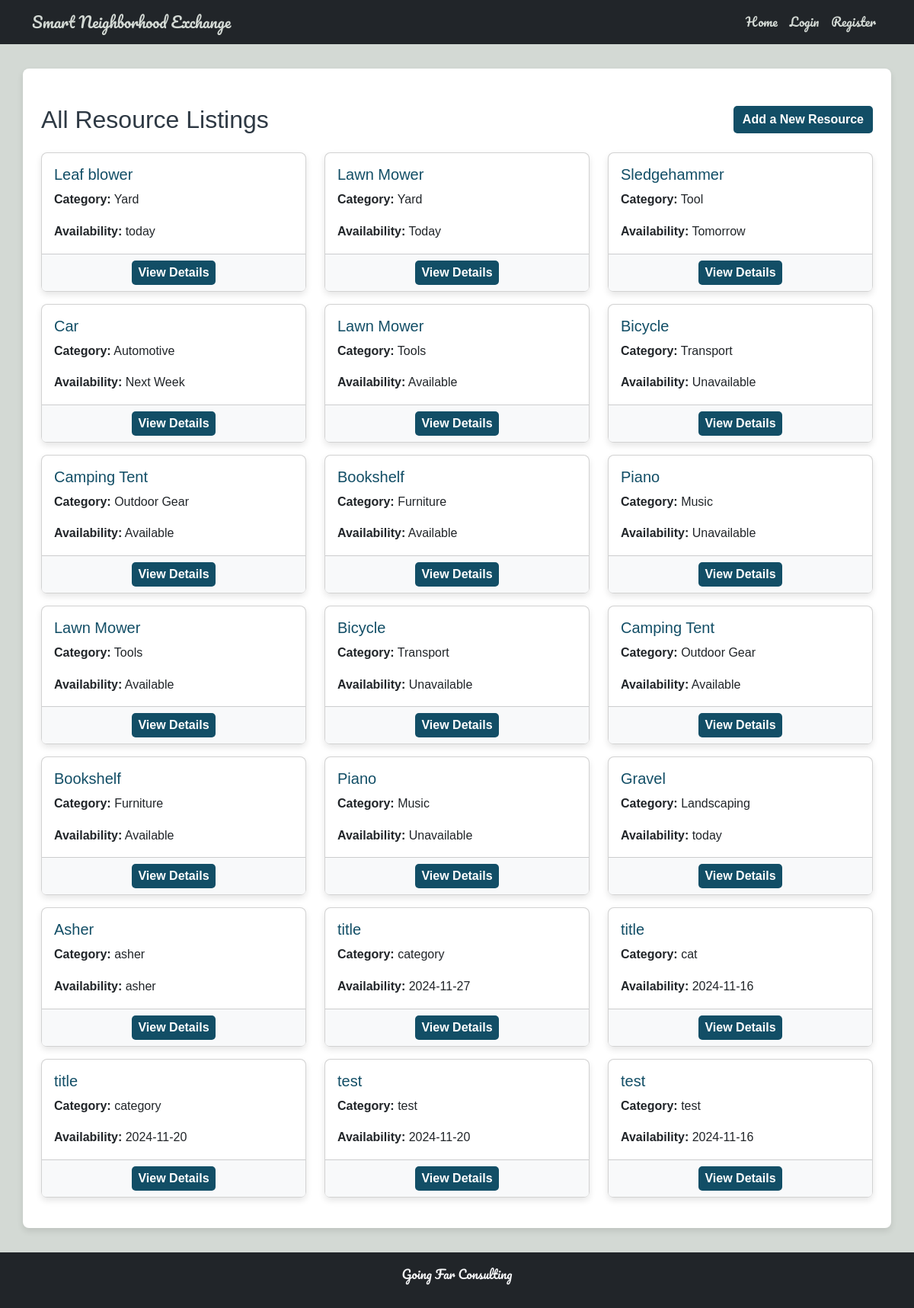
Page /resources on the committed database.
### tables this page shows
CREATE TABLE resources (
            resource_id INTEGER PRIMARY KEY AUTOINCREMENT,
            user_id INTEGER NOT NULL,
            title TEXT NOT NULL,
            description TEXT,
            images TEXT,
            category TEXT,
            availability TEXT,
            date_posted TEXT NOT NULL,
            FOREIGN KEY (user_id) REFERENCES users (id) ON DELETE CASCADE
        );

### app.py (the view)
@app.route('/resources')
def list_resources():
    resources = get_all_resources()
    return render_template('list_resources.html', resources=resources)

### app.py (called while the page is built)
@app.before_request
def initialize_database():
    init_db()

@app.teardown_appcontext
def shutdown_session(exception=None):
    close_db()

### database.py (called while the page is built)
def get_db():
    if 'db' not in g:
        g.db = sqlite3.connect(DATABASE)
        g.db.row_factory = sqlite3.Row
    return g.db

def get_all_resources():
    return get_db().execute("SELECT * FROM resources").fetchall()

### templates/list_resources.html (shortened to what this page needs)
{% extends "base.html" %}
{% block content %}
<div class="container mt-4">
    <div class="d-flex justify-content-between align-items-center mb-4">
        <h2 class="mb-0">All Resource Listings</h2>
        <a href="{{ url_for('new_resource') }}" class="btn btn-primary">Add a New Resource</a>
    </div>
    {% if resources %}
        <div class="row">
            {% for resource in resources %}
                <div class="col-md-4 mb-3">
                    <div class="card h-100">
                        <div class="card-body">
                            <h5 class="card-title">{{ resource.title }}</h5>
                            <p class="card-text"><strong>Category:</strong> {{ resource.category }}</p>
                            <p class="card-text"><strong>Availability:</strong> {{ resource.availability }}</p>
                        </div>
                        <div class="card-footer text-center">
                            <a href="{{ url_for('view_resource', id=resource.resource_id) }}" class="btn btn-info btn-sm">View Details</a>
                        </div>
                    </div>
                </div>
            {% endfor %}
        </div>
    {% else %}
        <p class="text-muted">No resources are available at the moment.</p>
    {% endif %}
</div>
{% endblock %}

### static/style.css (style rules this page uses)
* { margin: 0; padding: 0; box-sizing: border-box; }
body { font-family: Arial, sans-serif; line-height: 1.6; color: #2E3944; background-color: #D3D9D4; }
.card { border-radius: 8px; box-shadow: 0 4px 8px rgba(0, 0, 0, 0.1); }
.card-title { color: #124E66; }
.card-footer { background-color: #f8f9fa; }
button, .btn { font-size: 16px; font-weight: bold; border: none; border-radius: 5px; transition: background-color 0.3s ease, color 0.3s ease; }
.btn-primary, .btn-info { background-color: #124E66; color: #FFFFFF; }

### rows in the picture
resources: title "Leaf blower", category "Yard", availability "today"
resources: title "Lawn Mower", category "Yard", availability "Today"
resources: title "Sledgehammer", category "Tool", availability "Tomorrow"
resources: title "Car", category "Automotive", availability "Next Week"
resources: title "Lawn Mower", category "Tools", availability "Available"
resources: title "Bicycle", category "Transport", availability "Unavailable"
resources: title "Camping Tent", category "Outdoor Gear", availability "Available"
resources: title "Bookshelf", category "Furniture", availability "Available"
resources: title "Piano", category "Music", availability "Unavailable"
resources: title "Lawn Mower", category "Tools", availability "Available"
resources: title "Bicycle", category "Transport", availability "Unavailable"
resources: title "Camping Tent", category "Outdoor Gear", availability "Available"
resources: title "Bookshelf", category "Furniture", availability "Available"
resources: title "Piano", category "Music", availability "Unavailable"
resources: title "Gravel", category "Landscaping", availability "today"
resources: title "Asher", category "asher", availability "asher"
resources: title "title", category "category", availability "2024-11-27"
resources: title "title", category "cat", availability "2024-11-16"
resources: title "title", category "category", availability "2024-11-20"
resources: title "test", category "test", availability "2024-11-20"
resources: title "test", category "test", availability "2024-11-16"
